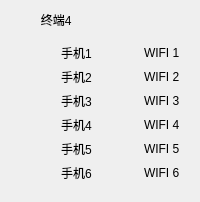
     <widget class="QWidget" name="widget_4" native="true">
      <layout class="QGridLayout" name="gridLayout_4">
       <item row="0" column="0">
        <layout class="QVBoxLayout" name="verticalLayout_4">
         <item>
          <widget class="QLabel" name="terminal_label_4">
           <property name="text">
            <string>         终端4</string>
           </property>
          </widget>
         </item>
         <item>
          <widget class="QWidget" name="widget_31" native="true">
           <layout class="QGridLayout" name="gridLayout_31">
            <item row="1" column="0">
             <widget class="LightButton" name="PhonelightButton4_2" native="true"/>
            </item>
            <item row="2" column="0">
             <widget class="LightButton" name="PhonelightButton4_3" native="true"/>
            </item>
            <item row="0" column="2">
             <widget class="LightButton" name="WifilightButton4_1" native="true"/>
            </item>
            <item row="4" column="2">
             <widget class="LightButton" name="WifilightButton4_5" native="true"/>
            </item>
            <item row="5" column="0">
             <widget class="LightButton" name="PhonelightButton4_6" native="true"/>
            </item>
            <item row="0" column="0">
             <widget class="LightButton" name="PhonelightButton4_1" native="true"/>
            </item>
            <item row="5" column="2">
             <widget class="LightButton" name="WifilightButton4_6" native="true"/>
            </item>
            <item row="1" column="2">
             <widget class="LightButton" name="WifilightButton4_2" native="true"/>
            </item>
            <item row="2" column="2">
             <widget class="LightButton" name="WifilightButton4_3" native="true"/>
            </item>
            <item row="3" column="2">
             <widget class="LightButton" name="WifilightButton4_4" native="true"/>
            </item>
            <item row="4" column="0">
             <widget class="LightButton" name="PhonelightButton4_5" native="true"/>
            </item>
            <item row="3" column="0">
             <widget class="LightButton" name="PhonelightButton4_4" native="true"/>
            </item>
            <item row="0" column="3">
             <widget class="QLabel" name="WifiLabel4_1">
              <property name="text">
               <string>WIFI 1</string>
              </property>
             </widget>
            </item>
            <item row="4" column="3">
             <widget class="QLabel" name="WifiLabel4_5">
              <property name="text">
               <string>WIFI 5</string>
              </property>
             </widget>
            </item>
            <item row="3" column="3">
             <widget class="QLabel" name="WifiLabel4_4">
              <property name="text">
               <string>WIFI 4</string>
              </property>
             </widget>
            </item>
            <item row="3" column="1">
             <widget class="QLabel" name="PhoneLabel4_4">
              <property name="text">
               <string>手机4</string>
              </property>
             </widget>
            </item>
            <item row="0" column="1">
             <widget class="QLabel" name="PhoneLabel4_1">
              <property name="text">
               <string>手机1</string>
              </property>
             </widget>
            </item>
            <item row="2" column="1">
             <widget class="QLabel" name="PhoneLabel4_3">
              <property name="text">
               <string>手机3</string>
              </property>
             </widget>
            </item>
            <item row="4" column="1">
             <widget class="QLabel" name="PhoneLabel4_5">
              <property name="text">
               <string>手机5</string>
              </property>
             </widget>
            </item>
            <item row="5" column="1">
             <widget class="QLabel" name="PhoneLabel4_6">
              <property name="text">
               <string>手机6</string>
              </property>
             </widget>
            </item>
            <item row="1" column="1">
             <widget class="QLabel" name="PhoneLabel4_2">
              <property name="text">
               <string>手机2</string>
              </property>
             </widget>
            </item>
            <item row="5" column="3">
             <widget class="QLabel" name="WifiLabel4_6">
              <property name="text">
               <string>WIFI 6</string>
              </property>
             </widget>
            </item>
            <item row="2" column="3">
             <widget class="QLabel" name="WifiLabel4_3">
              <property name="text">
               <string>WIFI 3</string>
              </property>
             </widget>
            </item>
            <item row="1" column="3">
             <widget class="QLabel" name="WifiLabel4_2">
              <property name="text">
               <string>WIFI 2</string>
              </property>
             </widget>
            </item>
           </layout>
          </widget>
         </item>
        </layout>
       </item>
      </layout>
     </widget>
